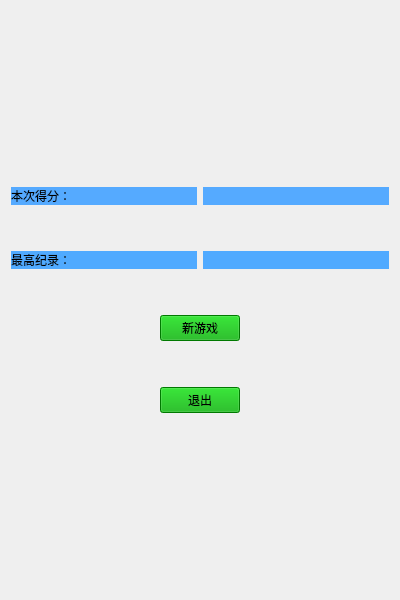
<?xml version="1.0" encoding="UTF-8"?>
<ui version="4.0">
 <class>Widget</class>
 <widget class="QWidget" name="Widget">
  <property name="geometry">
   <rect>
    <x>0</x>
    <y>0</y>
    <width>400</width>
    <height>600</height>
   </rect>
  </property>
  <property name="sizePolicy">
   <sizepolicy hsizetype="Fixed" vsizetype="Fixed">
    <horstretch>0</horstretch>
    <verstretch>0</verstretch>
   </sizepolicy>
  </property>
  <property name="minimumSize">
   <size>
    <width>400</width>
    <height>600</height>
   </size>
  </property>
  <property name="maximumSize">
   <size>
    <width>400</width>
    <height>600</height>
   </size>
  </property>
  <property name="windowTitle">
   <string>Flappy Bird</string>
  </property>
  <property name="windowIcon">
   <iconset resource="src.qrc">
    <normaloff>:/Icon.png</normaloff>:/Icon.png</iconset>
  </property>
  <property name="styleSheet">
   <string notr="true">background-image: url(:/bord.png);</string>
  </property>
  <layout class="QGridLayout" name="gridLayout_3">
   <item row="1" column="0">
    <layout class="QGridLayout" name="gridLayout_2">
     <item row="0" column="0">
      <layout class="QGridLayout" name="gridLayout">
       <item row="2" column="0">
        <widget class="QLabel" name="label">
         <property name="styleSheet">
          <string notr="true">background:rgb(85, 170, 255);
font: 75 16pt &quot;Oxygen-Sans&quot;;
font: 75 14pt &quot;Oxygen-Sans&quot;;
border-image: url()</string>
         </property>
         <property name="text">
          <string>本次得分：</string>
         </property>
        </widget>
       </item>
       <item row="2" column="2">
        <widget class="QLabel" name="label_2">
         <property name="styleSheet">
          <string notr="true">background:rgb(85, 170, 255);
border-image: url()</string>
         </property>
         <property name="text">
          <string/>
         </property>
        </widget>
       </item>
       <item row="4" column="2">
        <widget class="QLabel" name="label_4">
         <property name="styleSheet">
          <string notr="true">background:rgb(80,170, 255);
border-image: url()</string>
         </property>
         <property name="text">
          <string/>
         </property>
        </widget>
       </item>
       <item row="4" column="0">
        <widget class="QLabel" name="label_3">
         <property name="styleSheet">
          <string notr="true">background: rgb(80,170,255);
font: 75 16pt &quot;Oxygen-Sans&quot;;
border-image: url()</string>
         </property>
         <property name="text">
          <string>最高纪录：</string>
         </property>
        </widget>
       </item>
       <item row="3" column="0">
        <spacer name="verticalSpacer_5">
         <property name="orientation">
          <enum>Qt::Vertical</enum>
         </property>
         <property name="sizeHint" stdset="0">
          <size>
           <width>20</width>
           <height>40</height>
          </size>
         </property>
        </spacer>
       </item>
       <item row="3" column="2">
        <spacer name="verticalSpacer_6">
         <property name="orientation">
          <enum>Qt::Vertical</enum>
         </property>
         <property name="sizeHint" stdset="0">
          <size>
           <width>20</width>
           <height>40</height>
          </size>
         </property>
        </spacer>
       </item>
      </layout>
     </item>
     <item row="1" column="0">
      <layout class="QVBoxLayout" name="verticalLayout">
       <item>
        <spacer name="verticalSpacer_4">
         <property name="orientation">
          <enum>Qt::Vertical</enum>
         </property>
         <property name="sizeHint" stdset="0">
          <size>
           <width>20</width>
           <height>40</height>
          </size>
         </property>
        </spacer>
       </item>
       <item>
        <layout class="QHBoxLayout" name="horizontalLayout">
         <item>
          <spacer name="horizontalSpacer">
           <property name="orientation">
            <enum>Qt::Horizontal</enum>
           </property>
           <property name="sizeHint" stdset="0">
            <size>
             <width>40</width>
             <height>20</height>
            </size>
           </property>
          </spacer>
         </item>
         <item>
          <widget class="QPushButton" name="pushButton">
           <property name="styleSheet">
            <string notr="true">background:rgb(0, 170, 0);
font: 75 14pt &quot;Oxygen-Sans&quot;;
border-image: url()</string>
           </property>
           <property name="text">
            <string>新游戏</string>
           </property>
           <property name="autoDefault">
            <bool>false</bool>
           </property>
           <property name="default">
            <bool>false</bool>
           </property>
          </widget>
         </item>
         <item>
          <spacer name="horizontalSpacer_2">
           <property name="orientation">
            <enum>Qt::Horizontal</enum>
           </property>
           <property name="sizeHint" stdset="0">
            <size>
             <width>40</width>
             <height>20</height>
            </size>
           </property>
          </spacer>
         </item>
        </layout>
       </item>
       <item>
        <spacer name="verticalSpacer_3">
         <property name="orientation">
          <enum>Qt::Vertical</enum>
         </property>
         <property name="sizeHint" stdset="0">
          <size>
           <width>20</width>
           <height>40</height>
          </size>
         </property>
        </spacer>
       </item>
       <item>
        <layout class="QHBoxLayout" name="horizontalLayout_2">
         <item>
          <spacer name="horizontalSpacer_3">
           <property name="orientation">
            <enum>Qt::Horizontal</enum>
           </property>
           <property name="sizeHint" stdset="0">
            <size>
             <width>40</width>
             <height>20</height>
            </size>
           </property>
          </spacer>
         </item>
         <item>
          <widget class="QPushButton" name="pushButton_2">
           <property name="styleSheet">
            <string notr="true">background:rgb(0, 170, 0);
font: 75 14pt &quot;Oxygen-Sans&quot;;
border-image: url()</string>
           </property>
           <property name="text">
            <string>退出</string>
           </property>
          </widget>
         </item>
         <item>
          <spacer name="horizontalSpacer_4">
           <property name="orientation">
            <enum>Qt::Horizontal</enum>
           </property>
           <property name="sizeHint" stdset="0">
            <size>
             <width>40</width>
             <height>20</height>
            </size>
           </property>
          </spacer>
         </item>
        </layout>
       </item>
      </layout>
     </item>
    </layout>
   </item>
   <item row="0" column="0">
    <spacer name="verticalSpacer">
     <property name="orientation">
      <enum>Qt::Vertical</enum>
     </property>
     <property name="sizeHint" stdset="0">
      <size>
       <width>20</width>
       <height>140</height>
      </size>
     </property>
    </spacer>
   </item>
   <item row="2" column="0">
    <spacer name="verticalSpacer_2">
     <property name="orientation">
      <enum>Qt::Vertical</enum>
     </property>
     <property name="sizeHint" stdset="0">
      <size>
       <width>20</width>
       <height>139</height>
      </size>
     </property>
    </spacer>
   </item>
  </layout>
  <zorder>verticalSpacer</zorder>
  <zorder>verticalSpacer_2</zorder>
 </widget>
 <layoutdefault spacing="6" margin="11"/>
 <resources>
  <include location="src.qrc"/>
 </resources>
 <connections/>
</ui>
